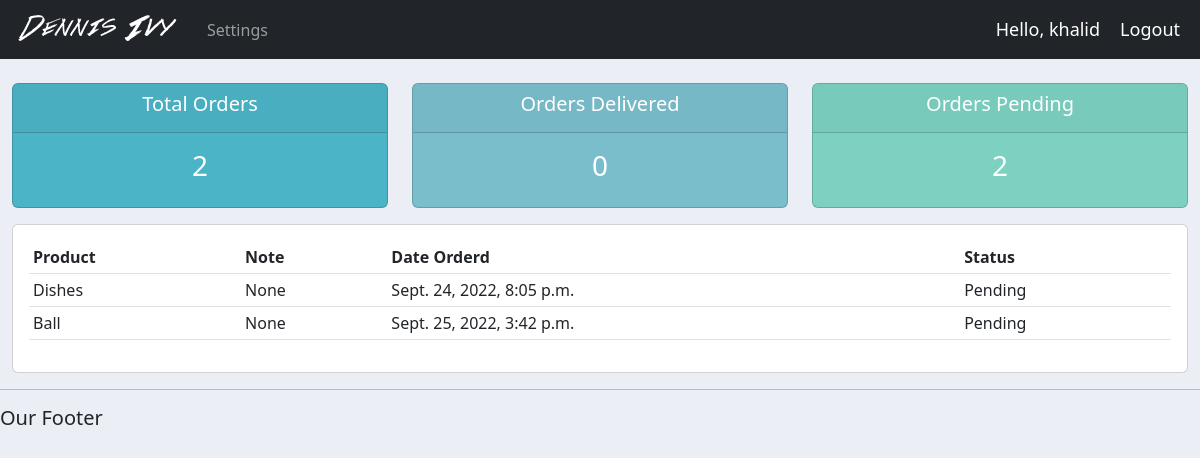
The page /user/ (signed in) on the database its author committed.
### accounts/models.py (models this page shows, shortened)
class Order(models.Model):
  STATUS = (
    ('Pending', 'Pending'),
    ('Out for delivery', 'Out for delivery'),
    ('Delivered', 'Delivered'),
  )
  customer = models.ForeignKey(Customer, null=True, on_delete=models.SET_NULL)
  product = models.ForeignKey(Product, null=True, on_delete=models.SET_NULL)
  status = models.CharField(max_length=200, null=True, choices=STATUS)
  date_created = models.DateTimeField(auto_now_add=True, null=True)
  note = models.CharField(max_length=255, null=True)

class Product(models.Model):
  CATEGORY = (
    ('Indoor', 'Indoor'),
    ('Out Door', 'Out Door'),
  )
  name = models.CharField(max_length=200, null=True)
  price = models.FloatField(null=True)
  category = models.CharField(max_length=200, null=True, choices=CATEGORY)
  description = models.CharField(max_length=200, null=True, blank=True)
  date_created = models.DateTimeField(auto_now_add=True, null=True)
  tags = models.ManyToManyField(Tag)
  def __str__(self):
    return self.name

### accounts/decorators.py (the view)
    def wrapper_func(request, *args, **kwargs):
      group = None
      if request.user.groups.exists():
        group = request.user.groups.all()[0].name
      if group in allowed_roles:
        return view_func(request, *args, **kwargs)
      else:
        return HttpResponse("You are not authorized to access this page")

### accounts/views.py (called while the page is built)
@login_required(login_url='login')
@allowed_users(allowed_roles=['Customer'])
def userPage(request):
    orders = request.user.customer.order_set.all()
    total_orders = orders.count()
    delivered = orders.filter(status="Delivered").count()
    pending = orders.filter(status="Pending").count()
    context = {'orders': orders, 'total_orders': total_orders,
               'pending': pending, 'delivered': delivered}
    return render(request, 'accounts/user.html', context)

### accounts/templates/accounts/user.html
{% extends 'accounts/main.html' %}
{% block content %}
{% include 'accounts/status.html' %}
<div class="row">
  <div class="col-md">
    <div class="card card-body">
      <table class="table table-sm">
        <tr>
          <th>Product</th>
          <th>Note</th>
          <th>Date Orderd</th>
          <th>Status</th>
        </tr>
        {% for order in orders %}
        <tr>
          <td>{{order.product}}</td>
          <td>{{order.note}}</td>
          <td>{{order.date_created}}</td>
          <td>{{order.status}}</td>
        </tr>
        {% endfor %}
      </table>
    </div>
  </div>
</div>
{% endblock content %}

### accounts/templates/accounts/navbar.html (shortened to what this page needs)
{% load static%}
<nav class="navbar navbar-expand-lg navbar-dark bg-dark">
  <img src="{% static 'images/logo.png'%}">
  <div class="collapse navbar-collapse" id="navbarNav">
    <ul class="navbar-nav">
      {% if request.user.is_staff %}
        <li class="nav-item active">
          <a class="nav-link" href="{% url 'home' %}">Dashboard</a>
        </li>
        <li class="nav-item">
          <a class="nav-link" href="{% url 'products' %}">Products</a>
        </li>
        {% else %}
          <li class="nav-item">
            <a class="nav-link" href="{% url 'account' %}">Settings</a>
          </li>
      {% endif %}
    </ul>
  </div>
  <span class="hello-msg">Hello, {{request.user}} </span>
  <span><a class="hello-msg" href="{% url 'logout' %}" style="text-decoration:none">Logout</a></span>
</nav>

### static/css/main.css (style rules this page uses)
body { background-color: #ebeff5; }

### accounts/templates/accounts/navbar.html (style rules this page uses)
.hello-msg { font-size: 18px; color: #fff; margin-right: 20px; }

### rows shown on the page
Order: product "Dishes", note "None", date_created "Sept. 24, 2022, 8:05 p.m.", status "Pending"
Order: product "Ball", note "None", date_created "Sept. 25, 2022, 3:42 p.m.", status "Pending"

### other values the page prints
{{ request.user }} "khalid"
{{ total_orders }} "2"
{{ delivered }} "0"
{{ pending }} "2"
